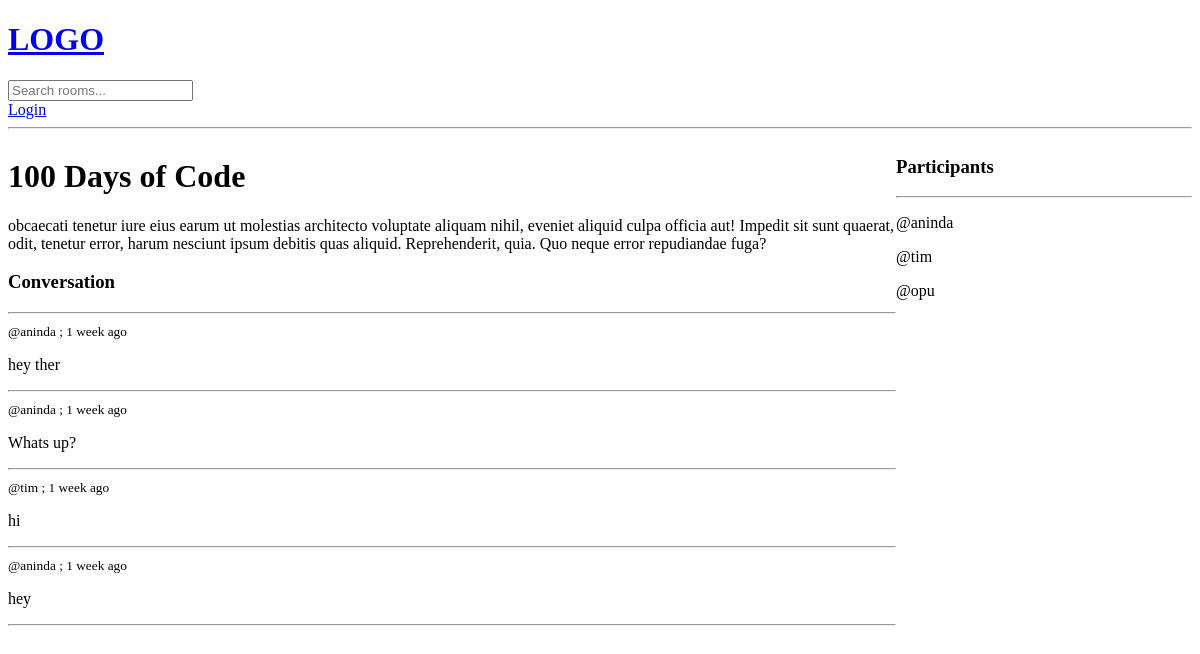
The page /room/2/ on the database as committed earlier.
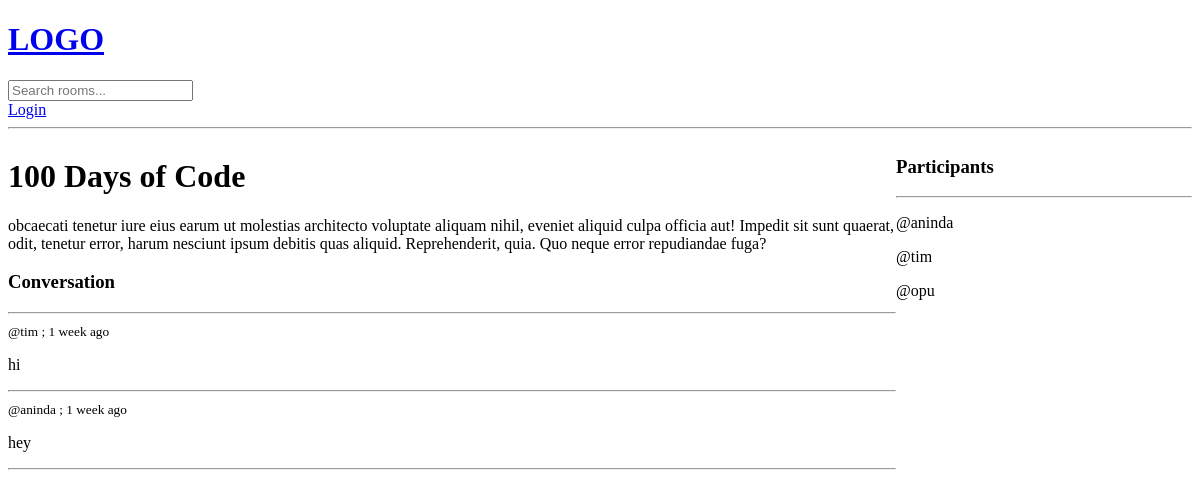
The same page on the database as committed later.
### base/models.py (models this page shows, shortened)
class Room(models.Model):
    host = models.ForeignKey(User, on_delete=models.SET_NULL, null=True)
    topic = models.ForeignKey(Topic, on_delete=models.SET_NULL, null=True)
    name = models.CharField(max_length=200)
    description = models.TextField(null=True, blank=True)
    participants = models.ManyToManyField(User, related_name="participants", blank=True)
    updated = models.DateTimeField(auto_now=True)
    created = models.DateTimeField(auto_now_add=True)
    class Meta:
        ordering = ['-updated','-created']

class Message(models.Model):
    user = models.ForeignKey(User, on_delete=models.CASCADE)
    room = models.ForeignKey(Room, on_delete=models.CASCADE)
    body = models.TextField()
    updated = models.DateTimeField(auto_now=True)
    created = models.DateTimeField(auto_now_add=True)
    class Meta:
        ordering = ['-updated','-created']

### base/views.py (the view, shortened to what this page needs)
# urls.py: path('room/<str:pk>/', views.room, name='room'),
def room(request, pk):
    room = Room.objects.get(id=pk)
    room_messages = room.message_set.all()
    participants = room.participants.all()
    context = {'room': room, 'room_messages': room_messages, 'participants': participants}
    return render(request, 'base/room.html', context)

### base/templates/base/room.html (shortened to what this page needs)
{% extends 'main.html' %}
{% block content %}
<div class="room-container">
    <div>
        <h1>{{room.name}}</h1>
        <p>{{room.description}}</p>
        <div class="comment-wrapper">
            <h3>Conversation</h3>
            <hr>
            {% for message in room_messages %}
            <div>
                <small>@{{message.user}} ;   {{message.created|timesince}} ago</small>
                <p>{{message.body}}</p>
                <hr>
            </div>
            {% endfor %}
        </div>
    </div>
    <div>
        <h3>Participants</h3>
        <hr>
        {% for user in participants %}
        <div>
            <p>@{{ user.username }}</p>
        </div>
        {% endfor %}
    </div>
</div>
{% endblock content %}

### templates/main.html (shortened to what this page needs)
<!DOCTYPE html>
<html lang="en">
<head>
</head>
<body>
    {% include 'navbar.html' %}
    {% block content %}
    {% endblock  %}
</body>
</html>

### templates/navbar.html
<a href="/">
    <h1> LOGO </h1>
</a>
<form method="GET" action=" {% url 'home' %}">
    <input type = "text" name = "q" placeholder = "Search rooms..."/>
</form>
{% if request.user.is_authenticated %}
<p>Hello {{request.user}}</p>
<a href="{% url 'logout' %}">Logout</a>
{% else %}
<a href="{% url 'login' %}" >Login</a>
{% endif %}
<hr>

### base/templates/base/room.html (style rules this page uses)
.room-container { display: grid; grid-template-columns: 3fr 1fr; }

Rows that differ between the two databases and show on the page:
removed Message: user "aninda", created "1 week", body "hey ther"
removed Message: user "aninda", created "1 week", body "Whats up?"
